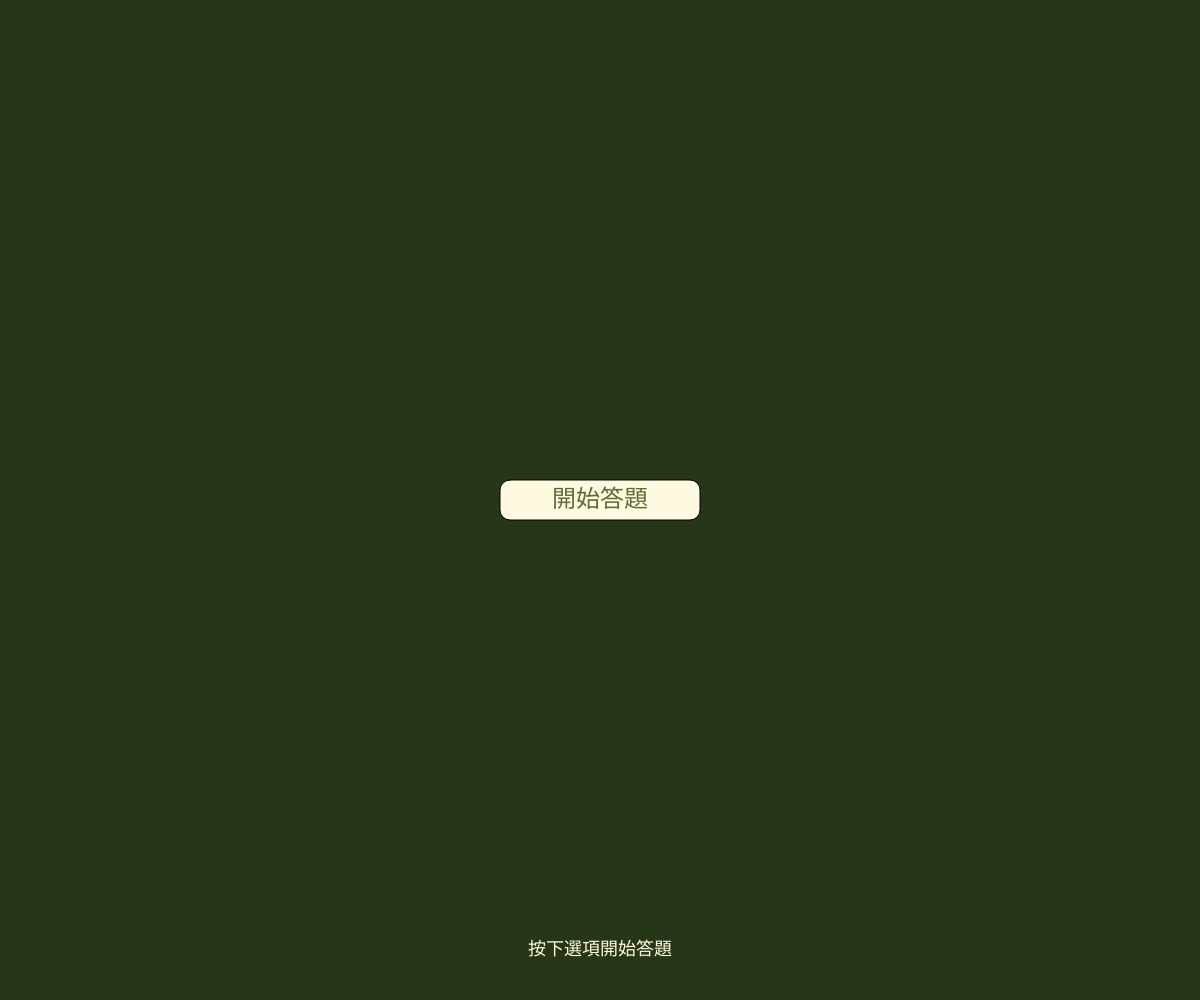
Frame 1 (no input)
Frame 60 (no input): identical to frame 1, image omitted
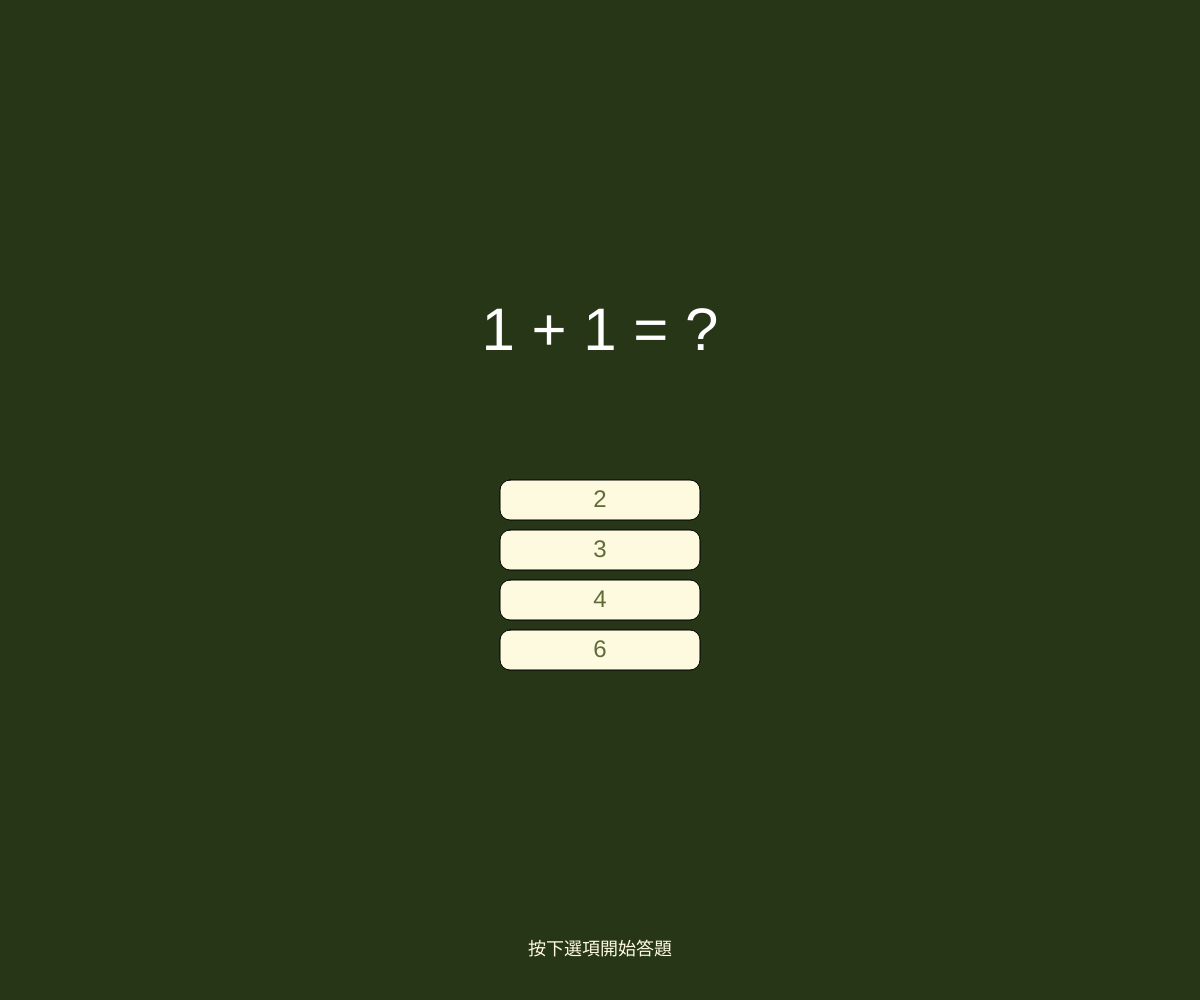
Frame 120 (the mouse pressed at the canvas centre since frame 60)

The p5.js sketch that drew these frames (run headless with seeded random() and noise() and a simulated clock; from frame 60 on, the mouse is pressed at the canvas centre):

// p5.js sketch
// ── sketch.js
let currentQuestion = 0;
let questions = [
  {
    question: "1 + 1 = ?",
    options: [2, 3, 4, 6],
    answer: 2
  },
  {
    question: "5 - 3 = ?",
    options: [1, 2, 3, 4],
    answer: 2
  },
  {
    question: "3 * 2 = ?",
    options: [5, 6, 7, 8],
    answer: 6
  },
  {
    question: "10 / 2 = ?",
    options: [4, 5, 6, 7],
    answer: 5
  },
  {
    question: "7 + 3 = ?",
    options: [9, 10, 11, 12],
    answer: 10
  },
  {
    question: "8 - 4 = ?",
    options: [2, 3, 4, 5],
    answer: 4
  }
];
let message = "按下選項開始答題";
let quizStarted = false; // 判斷是否開始答題
let quizCompleted = false; // 判斷是否完成測驗

function setup() {
  createCanvas(windowWidth, windowHeight);
}

function draw() {
  background("#283618");
  fill(255);
  textSize(24);
  textAlign(CENTER, CENTER);

  if (!quizStarted) {
    fill("#fefae0");
    rect(width / 2 - 100, height / 2 - 20, 200, 40, 10);
    fill("#606c38");
    text("開始答題", width / 2, height / 2);
  } else if (quizCompleted) {
    textSize(32);
    text("恭喜你完成所有題目！", width / 2, height / 2 - 50);
    fill("#fefae0");
    rect(width / 2 - 100, height / 2, 200, 40, 10);
    fill("#606c38");
    text("重新做答", width / 2, height / 2 + 20);
  } else if (currentQuestion < questions.length) {
    let q = questions[currentQuestion];
    textSize(60);
    text(q.question, width / 2, height / 3);

    for (let i = 0; i < q.options.length; i++) {
      let x = width / 2;
      let y = height / 2 + i * 50;
      fill("#fefae0");
      rect(x - 100, y - 20, 200, 40, 10);
      fill("#606c38");
      textSize(24);
      text(q.options[i], x, y);
    }
  }

  textSize(18);
  fill("#fefae0"); // 設定訊息文字顏色為 fefae0
  text(message, width / 2, height - 50);
}

function mousePressed() {
  if (!quizStarted) {
    // 如果尚未開始測驗，檢查是否點擊「開始答題」按鈕
    if (
      mouseX > width / 2 - 100 &&
      mouseX < width / 2 + 100 &&
      mouseY > height / 2 - 20 &&
      mouseY < height / 2 + 20
    ) {
      quizStarted = true; // 開始測驗
      message = "按下選項開始答題";
    }
  } else if (quizCompleted) {
    // 如果測驗完成，檢查是否點擊「重新做答」按鈕
    if (
      mouseX > width / 2 - 100 &&
      mouseX < width / 2 + 100 &&
      mouseY > height / 2 &&
      mouseY < height / 2 + 40
    ) {
      // 重置測驗
      quizStarted = false;
      quizCompleted = false;
      currentQuestion = 0;
      message = "按下選項開始答題";
    }
  } else if (currentQuestion < questions.length) {
    // 測驗進行中，檢查是否點擊選項
    let q = questions[currentQuestion];
    for (let i = 0; i < q.options.length; i++) {
      let x = width / 2;
      let y = height / 2 + i * 50;
      if (
        mouseX > x - 100 &&
        mouseX < x + 100 &&
        mouseY > y - 20 &&
        mouseY < y + 20
      ) {
        if (q.options[i] === q.answer) {
          currentQuestion++;
          if (currentQuestion >= questions.length) {
            quizCompleted = true; // 設定測驗完成
            message = ""; // 清空訊息
          } else {
            message = "答對了！進入下一題";
          }
        } else {
          message = "答錯啦~請再接再厲";
        }
      }
    }
  }
}
